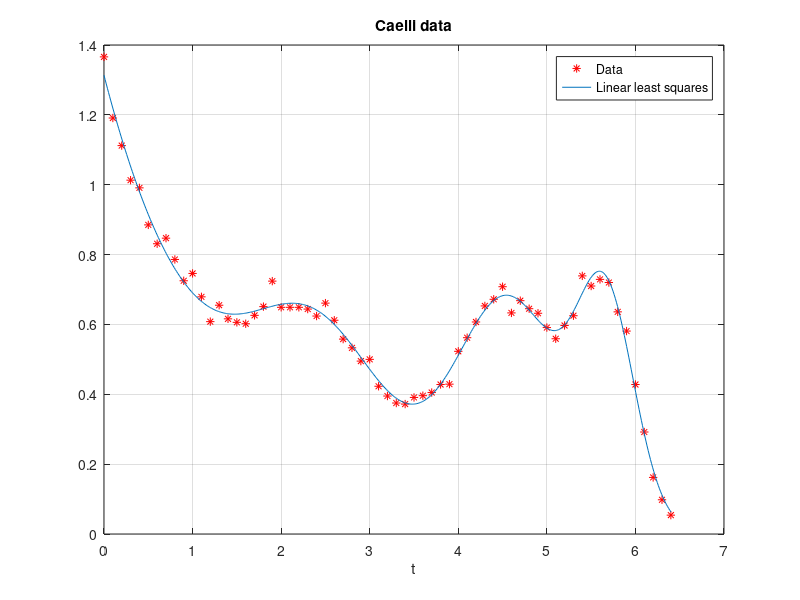

This figure's MATLAB source:
% MATH2089: File = caellifit.m
% Fit Caelli data

format compact

gauss = @(t, pm, pv) exp( -pv*(t - pm).^2 );

load caelli.dat
tdat = caelli(:,1);
ydat = caelli(:,2);

alpha = 0.76
pv1 = 0.86; pv2 = 1.41; pv3 = 4.77;
pm1 = 2.41; pm2 = 4.57; pm3 = 5.67;
A = [exp(-alpha*tdat) gauss(tdat, pm1, pv1) ...
     gauss(tdat, pm2, pv2) gauss(tdat, pm3, pv3)];
szA =  size(A)
x = A \ ydat

tlo = min(tdat); thi = max(tdat);
tplt = linspace(tlo, thi, 501);
yplt = x(1)*exp(-alpha*tplt) + x(2)*gauss(tplt, pm1, pv1) + ...
       x(3)*gauss(tplt, pm2, pv2) + x(4)*gauss(tplt, pm3, pv3);
figure(1)
plot(tdat, ydat, 'r*', tplt, yplt)
grid on
xlabel('t')
title('Caelli data')
legend('Data', 'Linear least squares')
